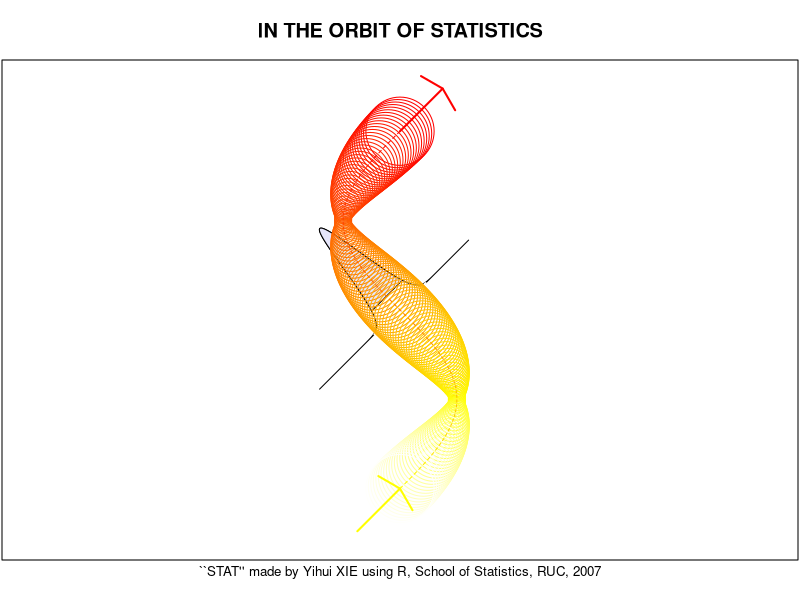

Write R code to recreate this figure.
par(xaxt = "n", yaxt = "n", mar = c(2, 0.1, 3, 0.1))
y = seq(2 * pi, 0, length = 150)
x = sin(y)
plot(x, y,
  type = "n", xlim = c(-1.3, 1.3), ylim = c(-0.93, 7.21),
  xlab = "", ylab = "", main = "IN THE ORBIT OF STATISTICS", asp = 1
)
rx = seq(-2, 2, length = 300)
ry = dnorm(rx, 0, 0.2) + y[75]
rty = ry - y[75]
agl = pi / 4 + ifelse(rty / rx > 0, atan(rty / rx), atan(rty / rx) + pi)
r = sqrt(rx^2 + rty^2)
rtx = r * cos(agl)
rty = r * sin(agl) + y[75]
lines(rtx, rty)
segments(-0.45, y[75] - 0.45, 0.45, y[75] + 0.45, col = "white", lwd = 2)
q95 = qnorm(0.025, 0, 0.2)
d95 = dnorm(q95, 0, 0.2)
rg = rx > q95 & rx < -q95
polygon(c(rtx[rg][1], rtx[rg], rtx[rg][length(rg)]),
  c(rty[rg][1], rty[rg], rty[rg][length(rg)]),
  col = "lavender"
)
radius = ifelse(0.5 * abs(cos(y)) + 0.1 < 0.15, 0.15,
  0.5 * abs(cos(y)) + 0.1
)
symbols(x, y,
  circles = radius, inches = FALSE, fg = heat.colors(150),
  add = TRUE
)
idx = rep(c(TRUE, FALSE), 75)
segments(x[idx], y[idx], x[!idx], y[!idx], col = heat.colors(200)[1:150][idx])
arrows(x[1], y[1], x[1] + 0.75, y[1] + 0.75,
  col = "red", lwd = 2, angle = 75
)
arrows(x[150] - 0.75, y[150] - 0.75, x[150], y[150],
  col = "yellow", lwd = 2, angle = 75
)
mtext("``STAT'' made by Yihui XIE using R, School of Statistics, RUC, 2007",
  side = 1, cex = 0.8
)
